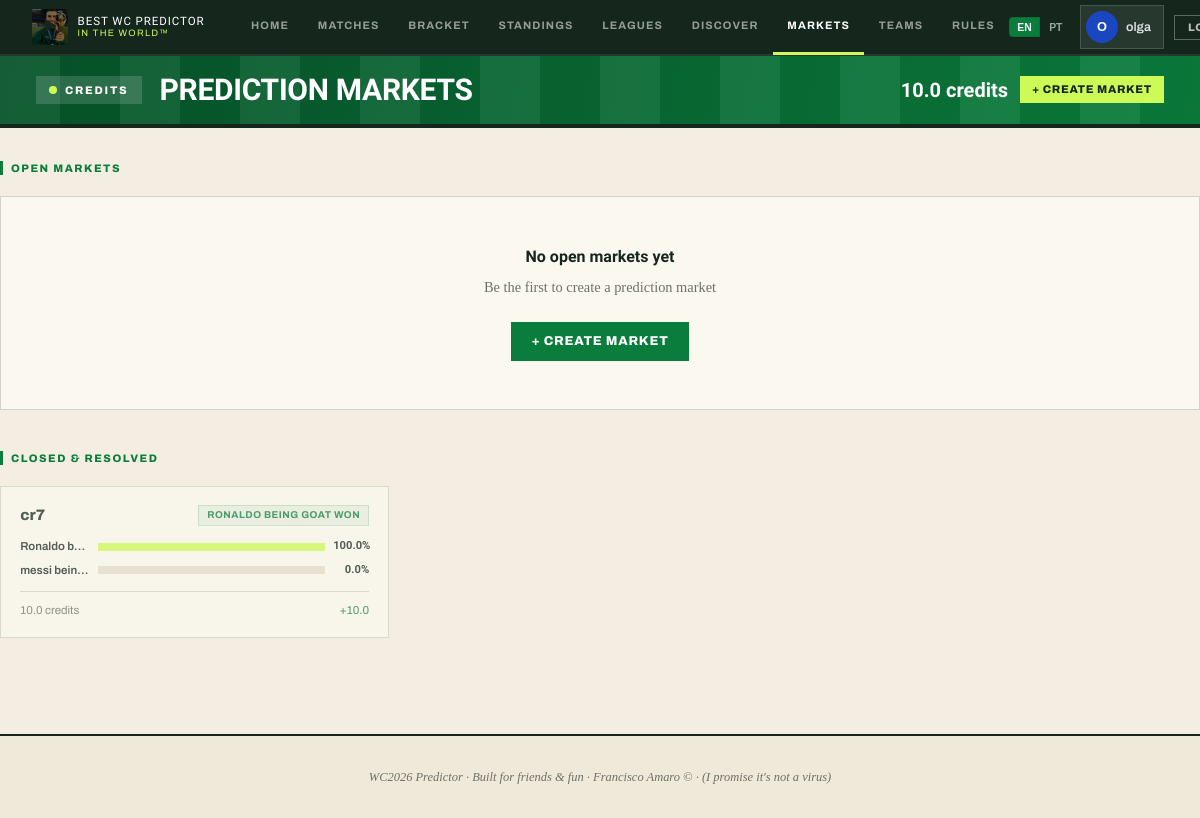
Page /markets (signed in) on the committed database.
### app/models.py (models this page shows, shortened)
class User(Base):
    __tablename__ = "users"
    id = Column(Integer, primary_key=True, index=True)
    username = Column(String(50), unique=True, nullable=False, index=True)
    email = Column(String(100), unique=True, nullable=False, index=True)
    password_hash = Column(String(200), nullable=False)
    is_superadmin = Column(Boolean, default=False)
    display_name = Column(String(50), nullable=True)
    bio = Column(String(120), nullable=True)
    credits = Column(Float, default=10.0)
    avatar_color = Column(String(10), default="#1a47c0")
    avatar_icon = Column(String(6), default="★")
    avatar_img_url = Column(String(200), nullable=True)
    profile_bg = Column(String(100), nullable=True)     # CSS gradient/color for whole-app background
    profile_banner_url = Column(String(200), nullable=True)  # banner image on profile page
    favorite_team_id = Column(Integer, ForeignKey("teams.id"), nullable=True)
    created_at = Column(DateTime, default=datetime.utcnow)
    memberships = relationship("LeagueMember", back_populates="user", cascade="all, delete-orphan")
    predictions = relationship("Prediction", back_populates="user", cascade="all, delete-orphan")
    sweepstake_assignments = relationship("SweepstakeAssignment", back_populates="user")
    tournament_picks = relationship("TournamentPick", back_populates="user", cascade="all, delete-orphan")
    favorite_team = relationship("Team", foreign_keys=[favorite_team_id])

class Market(Base):
    __tablename__ = "markets"
    id = Column(Integer, primary_key=True, index=True)
    creator_id = Column(Integer, ForeignKey("users.id"), nullable=False)
    title = Column(String(200), nullable=False)
    description = Column(String(500), nullable=True)
    img_url = Column(String(200), nullable=True)
    closes_at = Column(DateTime, nullable=False)
    resolved = Column(Boolean, default=False)
    winning_option_id = Column(Integer, nullable=True)  # plain int to avoid circular FK
    created_at = Column(DateTime, default=datetime.utcnow)
    creator = relationship("User")
    options = relationship(
        "MarketOption", back_populates="market",
        cascade="all, delete-orphan",
        primaryjoin="Market.id == MarketOption.market_id",
        order_by="MarketOption.id",
    )
    bets = relationship("Bet", back_populates="market", cascade="all, delete-orphan")

class MarketOption(Base):
    __tablename__ = "market_options"
    id = Column(Integer, primary_key=True, index=True)
    market_id = Column(Integer, ForeignKey("markets.id"), nullable=False)
    label = Column(String(100), nullable=False)
    total_credits = Column(Float, default=0.0)
    market = relationship("Market", back_populates="options")

class Bet(Base):
    __tablename__ = "bets"
    id = Column(Integer, primary_key=True, index=True)
    market_id = Column(Integer, ForeignKey("markets.id"), nullable=False)
    user_id = Column(Integer, ForeignKey("users.id"), nullable=False)
    option_id = Column(Integer, ForeignKey("market_options.id"), nullable=False)
    amount = Column(Float, nullable=False)
    payout = Column(Float, nullable=True)
    placed_at = Column(DateTime, default=datetime.utcnow)
    market = relationship("Market", back_populates="bets")
    option = relationship("MarketOption")
    user = relationship("User")

### app/routers/markets.py (the view)
@router.get("")
async def market_list(request: Request, db: Session = Depends(get_db)):
    user = auth.get_current_user(request, db)
    now = datetime.utcnow()
    open_markets = (
        db.query(models.Market)
        .filter(models.Market.resolved == False, models.Market.closes_at > now)
        .order_by(models.Market.created_at.desc())
        .all()
    )
    closed_markets = (
        db.query(models.Market)
        .filter(
            (models.Market.resolved == True) | (models.Market.closes_at <= now)
        )
        .order_by(models.Market.created_at.desc())
        .limit(20)
        .all()
    )
    user_bets: dict[int, models.Bet] = {}
    if user:
        for bet in db.query(models.Bet).filter(models.Bet.user_id == user.id).all():
            user_bets[bet.market_id] = bet
    return templates.TemplateResponse(
        "markets/list.html",
        {
            "request": request, "user": user,
            "open_markets": open_markets,
            "closed_markets": closed_markets,
            "user_bets": user_bets,
            "now": now,
        },
    )

### app/templates/markets/list.html (shortened to what this page needs)
{% extends "base.html" %}
{% block content %}
{% set _lang = request.cookies.get('lang', user.language if user and user.language else 'en') %}
<div class="pg-band" style="flex-wrap:wrap;row-gap:8px">
  <span class="pg-live"><span class="dot"></span>Credits</span>
  <h1>{{ t('market.title', _lang) }}</h1>
  <div class="pg-band-pts" style="display:flex;align-items:center;gap:.75rem;z-index:1;position:relative">
    {% if user %}
    <span style="font-family:'Rajdhani',sans-serif;font-weight:700;font-size:20px;white-space:nowrap">{{ "%.1f"|format(user.credits) }} {{ t('market.credits', _lang) }}</span>
    <a href="/markets/create" class="btn btn-sm" style="background:var(--pg-lime);color:var(--pg-ink);white-space:nowrap">{{ t('market.create', _lang) }}</a>
    {% else %}
    <a href="/register" class="btn btn-sm" style="background:var(--pg-lime);color:var(--pg-ink)">{{ t('market.signup_bet', _lang) }}</a>
    {% endif %}
  </div>
</div>
<div class="container page-content">
  <div class="section-header"><h2 class="section-title">{{ t('market.open_markets', _lang) }}</h2></div>
  {% if open_markets %}
  <div class="market-grid">
    {% for m in open_markets %}
    {% set user_bet = user_bets.get(m.id) %}
    <a href="/markets/{{ m.id }}" class="market-card">
      {% if m.img_url %}
      <div style="margin:-1.1rem -1.2rem 0.75rem;overflow:hidden;border-radius:var(--radius-lg) var(--radius-lg) 0 0;height:100px">
        <img src="{{ m.img_url }}" alt="" style="width:100%;height:100%;object-fit:cover;display:block">
      </div>
      {% endif %}
      <div class="market-title">{{ m.title }}</div>
      {% if m.description %}
      <p class="market-desc">{{ m.description[:80] }}{% if m.description|length > 80 %}…{% endif %}</p>
      {% endif %}
      <div class="market-options-bars">
        {% for opt in m.options[:4] %}
        {% set prob = m.option_prob(opt) %}
        <div class="mopt-row">
          <span class="mopt-label">{{ opt.label[:18] }}{% if opt.label|length > 18 %}…{% endif %}</span>
          <div class="mopt-track"><div class="mopt-fill" style="width:{{ prob }}%"></div></div>
          <span class="mopt-pct">{{ prob }}%</span>
        </div>
        {% endfor %}
        {% if m.options|length > 4 %}
        <div class="mopt-more">+{{ m.options|length - 4 }} {{ t('market.more_options', _lang) }}</div>
        {% endif %}
      </div>
      <div class="market-footer">
        <span class="text-xs text-sub">{{ "%.1f"|format(m.total_volume()) }} {{ t('market.volume', _lang) }}</span>
        <span class="text-xs text-sub">{{ t('market.closes', _lang) }} <span data-utc="{{ m.closes_at.strftime('%Y-%m-%dT%H:%M:%S') }}">{{ m.closes_at.strftime('%d %b') }}</span></span>
      </div>
      {% if user_bet %}
      <div class="market-your-bet">
        {{ t('market.your_bet', _lang) }}: <strong>{{ user_bet.option.label }}</strong> · {{ "%.1f"|format(user_bet.amount) }} {{ t('market.credits', _lang) }}
      </div>
      {% endif %}
    </a>
    {% endfor %}
  </div>
  {% else %}
  <div class="card"><div class="card-body empty-state">
    <h3>{{ t('market.empty', _lang) }}</h3>
    <p>{{ t('market.empty_hint', _lang) }}</p>
    {% if user %}<a href="/markets/create" class="btn btn-primary">{{ t('market.create', _lang) }}</a>{% endif %}
  </div></div>
  {% endif %}
  {% if closed_markets %}
  <div class="section-header" style="margin-top:2.5rem"><h2 class="section-title">{{ t('market.closed_resolved', _lang) }}</h2></div>
  <div class="market-grid">
    {% for m in closed_markets %}
    {% set user_bet = user_bets.get(m.id) %}
    {% set winning_opt = namespace(obj=none) %}
    {% for o in m.options %}{% if o.id == m.winning_option_id %}{% set winning_opt.obj = o %}{% endif %}{% endfor %}
    <a href="/markets/{{ m.id }}" class="market-card resolved">
      <div style="display:flex;align-items:flex-start;gap:.5rem;margin-bottom:.5rem">
        <div class="market-title" style="margin:0;flex:1">{{ m.title }}</div>
        {% if m.resolved and winning_opt.obj %}
        <span class="tag tag-green" style="flex-shrink:0;white-space:nowrap">{{ winning_opt.obj.label }} {{ t('market.won', _lang) }}</span>
        {% elif not m.resolved %}
        <span class="tag tag-gray" style="flex-shrink:0">{{ t('market.closed_tag', _lang) }}</span>
        {% endif %}
      </div>
      <div class="market-options-bars">
        {% for opt in m.options[:3] %}
        {% set prob = m.option_prob(opt) %}
        <div class="mopt-row">
          <span class="mopt-label">{{ opt.label[:18] }}{% if opt.label|length > 18 %}…{% endif %}</span>
          <div class="mopt-track">
            <div class="mopt-fill {% if m.resolved and opt.id == m.winning_option_id %}winning{% endif %}" style="width:{{ prob }}%"></div>
          </div>
          <span class="mopt-pct">{{ prob }}%</span>
        </div>
        {% endfor %}
      </div>
      <div class="market-footer">
        <span class="text-xs text-sub">{{ "%.1f"|format(m.total_volume()) }} credits</span>
        {% if user_bet %}
        <span class="text-xs {% if m.resolved and user_bet.option_id == m.winning_option_id %}text-green{% elif m.resolved %}text-red-soft{% endif %}">
          {% if m.resolved and user_bet.option_id == m.winning_option_id %}+{{ "%.1f"|format(user_bet.payout) }}
          {% elif m.resolved %}–{{ "%.1f"|format(user_bet.amount) }}
          {% else %}{{ user_bet.option.label }} {{ "%.1f"|format(user_bet.amount) }}{% endif %}
        </span>
        {% endif %}
      </div>
    </a>
    {% endfor %}
  </div>
  {% endif %}
</div>
{% endblock %}

### app/templates/base.html (shortened to what this page needs)
<!DOCTYPE html>
<html lang="en">
<head>
  <link rel="stylesheet" href="/static/css/style.css">
</head>
<body>
{% set _lang = request.cookies.get('lang', user.language if user and user.language else 'en') %}
  <nav class="navbar">
    <a href="/" class="navbar-brand">
      <div class="brand-icon" style="overflow:hidden;padding:0;background:none;border:none;position:relative;cursor:pointer"
           id="logoBtn" title="Play / Pause">
        <img src="/static/img/logo.jpg" alt="Logo" style="width:36px;height:36px;object-fit:cover;display:block;">
        <div id="playIcon" style="position:absolute;inset:0;display:flex;align-items:center;justify-content:center;background:rgba(0,0,0,.45);font-size:.9rem;transition:opacity .15s">▶</div>
      </div>
      <div class="brand-text">
        <div class="brand-title">Best WC Predictor</div>
        <div class="brand-year">In The World™</div>
      </div>
    </a>
    <div class="nav-links">
      <a href="/" class="nav-link {% if request.url.path == '/' %}active{% endif %}">{{ t('nav.home', _lang) }}</a>
      <a href="/fixtures" class="nav-link {% if '/fixtures' in request.url.path %}active{% endif %}">{{ t('nav.matches', _lang) }}</a>
      <a href="/knockout" class="nav-link {% if '/knockout' in request.url.path %}active{% endif %}">{{ t('nav.bracket', _lang) }}</a>
      <a href="/standings" class="nav-link {% if '/standings' in request.url.path %}active{% endif %}">{{ t('nav.standings', _lang) }}</a>
      <a href="/leagues" class="nav-link {% if '/leagues' in request.url.path and '/leagues/' not in request.url.path and '/discover' not in request.url.path %}active{% endif %}">{{ t('nav.leagues', _lang) }}</a>
      <a href="/leagues/discover" class="nav-link {% if '/discover' in request.url.path %}active{% endif %}">{{ t('nav.discover', _lang) }}</a>
      <a href="/markets" class="nav-link {% if '/markets' in request.url.path %}active{% endif %}">{{ t('nav.markets', _lang) }}</a>
      <a href="/teams" class="nav-link {% if '/teams' in request.url.path %}active{% endif %}">{{ t('nav.teams', _lang) }}</a>
      <a href="/rules" class="nav-link {% if '/rules' in request.url.path %}active{% endif %}">Rules</a>
    </div>
    <div class="nav-right">
      <form action="/set-language" method="post" style="margin:0;display:flex;gap:2px">
        <button type="submit" name="lang" value="en"
                style="background:{% if _lang == 'en' %}var(--primary){% else %}transparent{% endif %};
                       border:1px solid var(--border);border-radius:4px 0 0 4px;
                       color:{% if _lang == 'en' %}#fff{% else %}var(--text-3){% endif %};
                       padding:.2rem .45rem;font-size:.65rem;font-weight:700;cursor:pointer">EN</button>
        <button type="submit" name="lang" value="pt"
                style="background:{% if _lang == 'pt' %}var(--primary){% else %}transparent{% endif %};
                       border:1px solid var(--border);border-left:none;border-radius:0 4px 4px 0;
                       color:{% if _lang == 'pt' %}#fff{% else %}var(--text-3){% endif %};
                       padding:.2rem .45rem;font-size:.65rem;font-weight:700;cursor:pointer">PT</button>
      </form>
      {% if user %}
        <a href="/profile/{{ user.username }}" class="avatar-chip" style="text-decoration:none">
          {{ avatar_html(user, "sm") | safe }}
          <span style="font-size:.78rem;font-weight:600;color:var(--text-1)">
            {{ user.display_name or user.username }}
          </span>
        </a>
        <form action="/logout" method="post" style="margin:0">
          <button type="submit" class="btn-nav btn-nav-outline">{{ t('nav.logout', _lang) }}</button>
        </form>
      {% else %}
        <a href="/login" class="btn-nav btn-nav-outline">{{ t('nav.login', _lang) }}</a>
        <a href="/register" class="btn-nav btn-nav-primary">{{ t('nav.signup', _lang) }}</a>
      {% endif %}
    </div>
  </nav>
  <main>{% block content %}{% endblock %}</main>
  <footer>
    <p>{{ t('footer.text', _lang) }}</p>
  </footer>
</body>
</html>

### rows in the picture
User: avatar_color+display_name+username "O", display_name+username "olga", credits "10.0"
Market: title "cr7", t "WON"
MarketOption: obj.label "RONALDO BEING GOAT", label "Ronaldo b…", prob "100.0", total_volume "10.0"
MarketOption: label "messi bein…", total_credits "0.0"
Bet: payout "10.0"

### other values in the picture
{{ t('nav.home', _lang) }} "HOME"
{{ t('nav.matches', _lang) }} "MATCHES"
{{ t('nav.bracket', _lang) }} "BRACKET"
{{ t('nav.standings', _lang) }} "STANDINGS"
{{ t('nav.leagues', _lang) }} "LEAGUES"
{{ t('nav.discover', _lang) }} "DISCOVER"
{{ t('nav.markets', _lang) }} "MARKETS"
{{ t('nav.teams', _lang) }} "TEAMS"
{{ t('market.title', _lang) }} "PREDICTION MARKETS"
{{ t('market.credits', _lang) }} "credits"
{{ t('market.create', _lang) }} "+ CREATE MARKET"
{{ t('market.open_markets', _lang) }} "OPEN MARKETS"
{{ t('market.empty', _lang) }} "No open markets yet"
{{ t('market.empty_hint', _lang) }} "Be the first to create a prediction market"
{{ t('market.closed_resolved', _lang) }} "CLOSED & RESOLVED"
